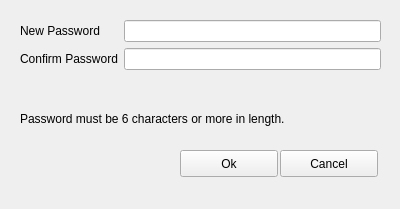
<?xml version="1.0" encoding="UTF-8"?>
<ui version="4.0">
 <class>QChangePasswordDialog</class>
 <widget class="QDialog" name="QChangePasswordDialog">
  <property name="geometry">
   <rect>
    <x>0</x>
    <y>0</y>
    <width>400</width>
    <height>209</height>
   </rect>
  </property>
  <property name="windowTitle">
   <string>Dialog</string>
  </property>
  <widget class="QWidget" name="layoutWidget">
   <property name="geometry">
    <rect>
     <x>20</x>
     <y>20</y>
     <width>361</width>
     <height>71</height>
    </rect>
   </property>
   <layout class="QFormLayout" name="formLayout">
    <property name="fieldGrowthPolicy">
     <enum>QFormLayout::AllNonFixedFieldsGrow</enum>
    </property>
    <item row="0" column="0">
     <widget class="QLabel" name="newPasswordLabel">
      <property name="text">
       <string>New Password</string>
      </property>
     </widget>
    </item>
    <item row="0" column="1">
     <widget class="QLineEdit" name="newPasswordLineEdit"/>
    </item>
    <item row="1" column="0">
     <widget class="QLabel" name="confirmPasswordLabel">
      <property name="text">
       <string>Confirm Password</string>
      </property>
     </widget>
    </item>
    <item row="1" column="1">
     <widget class="QLineEdit" name="confirmPasswordLineEdit"/>
    </item>
   </layout>
  </widget>
  <widget class="QLabel" name="label">
   <property name="geometry">
    <rect>
     <x>20</x>
     <y>110</y>
     <width>341</width>
     <height>17</height>
    </rect>
   </property>
   <property name="text">
    <string>Password must be 6 characters or more in length.</string>
   </property>
  </widget>
  <widget class="QPushButton" name="okButton">
   <property name="geometry">
    <rect>
     <x>180</x>
     <y>150</y>
     <width>98</width>
     <height>27</height>
    </rect>
   </property>
   <property name="text">
    <string>Ok</string>
   </property>
   <property name="autoDefault">
    <bool>false</bool>
   </property>
  </widget>
  <widget class="QPushButton" name="cancelButton">
   <property name="geometry">
    <rect>
     <x>280</x>
     <y>150</y>
     <width>98</width>
     <height>27</height>
    </rect>
   </property>
   <property name="text">
    <string>Cancel</string>
   </property>
   <property name="autoDefault">
    <bool>false</bool>
   </property>
  </widget>
 </widget>
 <resources/>
 <connections/>
</ui>
